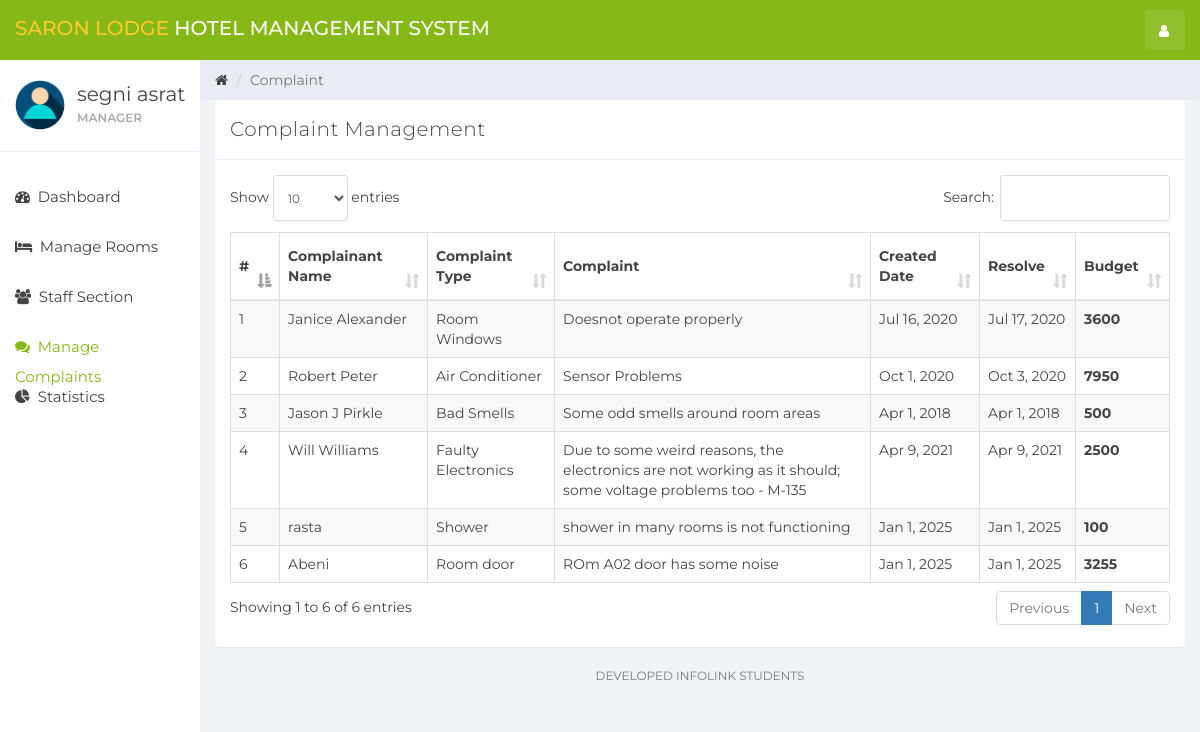
Page /index.php?complain (signed in) on the committed database.
### tables this page shows
CREATE TABLE `user` (
  `id` int(11) NOT NULL,
  `name` varchar(100) NOT NULL,
  `username` varchar(15) NOT NULL,
  `email` varchar(100) NOT NULL,
  `password` varchar(255) NOT NULL,
  `role_id` int(11) NOT NULL DEFAULT 1,
  `created_at` timestamp NOT NULL DEFAULT current_timestamp()
);

CREATE TABLE `complaint` (
  `id` int(11) NOT NULL,
  `complainant_name` varchar(100) NOT NULL,
  `complaint_type` varchar(100) NOT NULL,
  `complaint` varchar(200) NOT NULL,
  `created_at` timestamp NOT NULL DEFAULT current_timestamp(),
  `resolve_status` tinyint(1) NOT NULL,
  `resolve_date` timestamp NULL DEFAULT current_timestamp() ON UPDATE current_timestamp(),
  `budget` int(11) DEFAULT NULL
);

### complain.php (the view, shortened to what this page needs)
<div class="col-sm-9 col-sm-offset-3 col-lg-10 col-lg-offset-2 main">
    <div class="row">
        <ol class="breadcrumb">
            <li><a href="#">
                    <em class="fa fa-home"></em>
                </a></li>
            <li class="active">Complaint</li>
        </ol>
    </div>
    <div class="row">
        <div class="col-lg-12">
            <div class="panel panel-default">
                <div class="panel-heading">Complaint Management</div>
                <div class="panel-body">
                    <table class="table table-striped table-bordered table-responsive" cellspacing="0" width="100%" id="rooms">
                        <thead>
                        <tr>
                            <th>#</th>
                            <th>Complainant Name</th>
                            <th>Complaint Type</th>
                            <th>Complaint</th>
                            <th>Created Date</th>
                            <th>Resolve</th>
                            <th>Budget</th>
                        </tr>
                        </thead>
                        <tbody>
                        <?php
                        $complaint_query = "SELECT * FROM complaint";
                        $complaint_result = mysqli_query($connection, $complaint_query);
                        if (mysqli_num_rows($complaint_result) > 0) {
                            $num = 0;
                            while ($complaint = mysqli_fetch_assoc($complaint_result)) {
                                $num++
                                ?>
                                <tr>
                                    <td><?php echo $num ?></td>
                                    <td><?php echo $complaint['complainant_name'] ?></td>
                                    <td><?php echo $complaint['complaint_type'] ?></td>
                                    <td><?php echo $complaint['complaint'] ?></td>
                                    <td><?php echo date('M j, Y',strtotime($complaint['created_at'])) ?></td>
                                    <td>
                                        <?php if(!$complaint['resolve_status']){
                                            echo '<button class="btn btn-info" data-toggle="modal" style="border-radius:0%" data-target="#complaintModal" data-id="' . $complaint['id'] . '" id="complaint">Resolve</a>';
                                        } else{
                                            echo date('M j, Y',strtotime($complaint['resolve_date']));
                                        }
                                        ?>
                                    </td>
                                    <th><?php echo $complaint['budget'] ?></th>
                                </tr>
                            <?php }
                        } else {
                            echo "No Rooms";
                        }
                        ?>
                        </tbody>
                    </table>
                </div>
            </div>
        </div>
    </div>
    <div class="row">
        <div class="col-sm-12">
        <p class="back-link">Developed InfoLink students</p>
        </div>
    </div>
</div>

### sidebar.php (shortened to what this page needs)
<head>
</head>
<div id="sidebar-collapse" class="col-sm-3 col-lg-2 sidebar">
    <div class="profile-sidebar">
        <div class="profile-userpic">
            <img src="img/user.png" class="img-responsive" alt="">
        </div>
        <div class="profile-usertitle">
            <div class="profile-usertitle-name"><?php echo $user['name']; ?></div>
            <div class="profile-usertitle-status"><?php echo $_SESSION['role_name']; ?></div>
        </div>
    </div>
    <ul class="nav menu">
        <?php
        if (isset($_GET['dashboard'])) { ?>
            <li class="active">
                <a href="index.php?dashboard"><em class="fa fa-dashboard">&nbsp;</em>
                    Dashboard
                </a>
            </li>
        <?php } else { ?>
            <li>
                <a href="index.php?dashboard"><em class="fa fa-dashboard">&nbsp;</em>
                    Dashboard
                </a>
            </li>
        <?php }
            if (isset($_GET['reservation'])) { ?>
            <?php }
        if (isset($_GET['room_mang'])) { ?>
            <li class="active">
                <a href="index.php?room_mang"><em class="fa fa-bed">&nbsp;</em>
                    Manage Rooms
                </a>
            </li>
        <?php } else { ?>
            <li>
                <a href="index.php?room_mang"><em class="fa fa-bed">&nbsp;</em>
                    Manage Rooms
                </a>
            </li>
        <?php }
        if ($_SESSION['role_name'] === 'Manager') {
            if (isset($_GET['staff_mang'])) { ?>
                <li class="active">
                    <a href="index.php?staff_mang"><em class="fa fa-users">&nbsp;</em>
                        Staff Section
                    </a>
                </li>
            <?php } else { ?>
                <li>
                    <a href="index.php?staff_mang"><em class="fa fa-users">&nbsp;</em>
                        Staff Section
                    </a>
                </li>
            <?php }
        }
            if (isset($_GET['check_payement'])) { ?>
            <?php }
        if (isset($_GET['complain'])) { ?>
            <li class="active">
                <a href="index.php?complain"><em class="fa fa-comments">&nbsp;</em>
                    Manage Complaints
                </a>
            </li>
        <?php }
        if (isset($_GET['statistics'])) { ?>
            <li class="active">
                <a href="index.php?statistics"><em class="fa fa-pie-chart">&nbsp;</em>
                    Statistics
                </a>
            </li>
        <?php } else { ?>
            <li>
                <a href="index.php?statistics"><em class="fa fa-pie-chart">&nbsp;</em>
                    Statistics
                </a>
            </li>
        <?php } ?>
    </ul>
</div>

### css/styles.css (style rules this page uses)
body { background: #f1f4f7; padding-top: 60px; font-size: 14px; color: #444444; font-family: "Montserrat", "Helvetica Neue", Helvetica, Arial, sans-serif; }
p { color: #777; }
a, a:hover, a:focus { color: #444444; }
.panel { border: 0; }
.panel-heading { font-size: 20px; font-weight: 300; letter-spacing: 0.025em; height: 60px; line-height: 38px; }
.panel-default .panel-heading { background: #fff; border-bottom: 1px solid #e9ecf2; color: #444444; }
.sidebar { display: block; padding: 0; display: none; box-shadow: none; background: #fff; }
.sidebar ul { margin: 20px 0px; }
@media (min-width: 768px) { .sidebar { display: block; position: fixed; top: 60px; bottom: 0; left: 0; z-index: 1000; display: block; margin: 0; padding: 0; overflow-x: hidden; overflow-y: auto; } }
.sidebar ul.nav .active a, .sidebar ul.nav li.parent a.active, .sidebar ul.nav .active > a:hover, .sidebar ul.nav li.parent a.active:hover, .sidebar ul.nav .active > a:focus, .sidebar ul.nav li.parent a.active:focus { color: #fff; background-color: #000000; }
.sidebar ul.nav li a { height: 50px; font-size: 15px; line-height: 2em; color: #444444; }
.profile-sidebar { padding: 10px 0; border-bottom: 1px solid #e9ecf2; }
.profile-userpic img { float: left; margin: 10px 0px 0px 15px; width: 50px; height: 50px; border-radius: 9999px !important; }
.profile-usertitle { float: left; text-align: left; margin: 10px 0 0 12px; }
.profile-usertitle-name { font-size: 20px; margin-bottom: 0px; }
.profile-usertitle-status { text-transform: uppercase; color: #aaa; font-size: 12px; font-weight: 600; margin-bottom: 15px; }
.breadcrumb { border-radius: 0; padding: 10px 15px 10px 15px; background: #e9ecf2; margin: 0; }
.table { background: #fff; }
.table > thead > tr > th { border-bottom: 1px solid #e6e7e8; vertical-align: middle; height: 50px; }
p.back-link { text-align: center; margin-bottom: 20px; font-size: 12px; text-transform: uppercase; }

### sidebar.php (style rules this page uses)
.nav .active a { color: #86B817 !important; background-color: transparent !important; }

### rows in the picture
user: name "segni asrat"
complaint: complainant_name "Janice Alexander", complaint_type "Room Windows", complaint "Doesnot operate properly", created_at "Jul 16, 2020", resolve_date "Jul 17, 2020", budget "3600"
complaint: complainant_name "Robert Peter", complaint_type "Air Conditioner", complaint "Sensor Problems", created_at "Oct 1, 2020", resolve_date "Oct 3, 2020", budget "7950"
complaint: complainant_name "Jason J Pirkle", complaint_type "Bad Smells", complaint "Some odd smells around room areas", created_at "Apr 1, 2018", resolve_date "Apr 1, 2018", budget "500"
complaint: complainant_name "Will Williams", complaint_type "Faulty Electronics", complaint "Due to some weird reasons, the electronics are not working as it should; some voltage problems too - M-135", created_at "Apr 9, 2021", resolve_date "Apr 9, 2021", budget "2500"
complaint: complainant_name "rasta", complaint_type "Shower", complaint "shower in many rooms is not functioning", created_at "Jan 1, 2025", resolve_date "Jan 1, 2025", budget "100"
complaint: complainant_name "Abeni", complaint_type "Room door", complaint "ROm A02 door has some noise", created_at "Jan 1, 2025", resolve_date "Jan 1, 2025", budget "3255"

### other values in the picture
$_SESSION['role_name'] "MANAGER"
